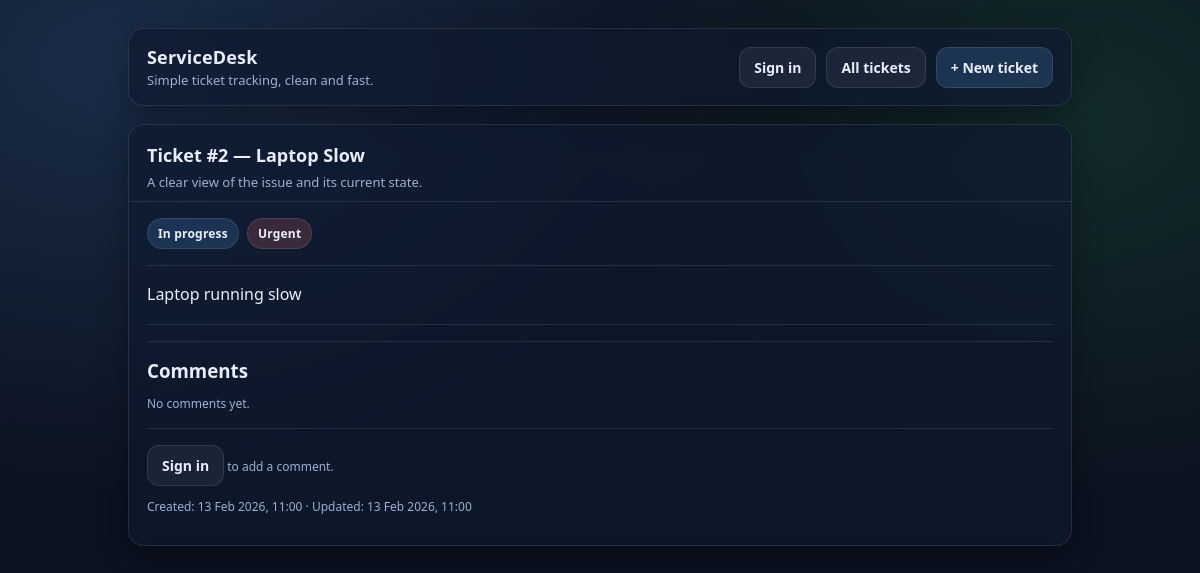
The app's page /tickets/2/ with its own data.
### tickets/models.py (models this page shows, shortened)
class Ticket(models.Model):
    class Status(models.TextChoices):
        OPEN = "OPEN", "Open"
        IN_PROGRESS = "IN_PROGRESS", "In progress"
        RESOLVED = "RESOLVED", "Resolved"
        CLOSED = "CLOSED", "Closed"
    class Priority(models.TextChoices):
        LOW = "LOW", "Low"
        MEDIUM = "MEDIUM", "Medium"
        HIGH = "HIGH", "High"
        URGENT = "URGENT", "Urgent"
    title = models.CharField(max_length=200)
    description = models.TextField(blank=True)
    status = models.CharField(
        max_length=20,
        choices=Status.choices,
        default=Status.OPEN,
    )
    priority = models.CharField(
        max_length=10,
        choices=Priority.choices,
        default=Priority.MEDIUM,
    )
    owner = models.ForeignKey(
        settings.AUTH_USER_MODEL,
        on_delete=models.CASCADE,
        related_name="tickets",
        null=True,
        blank=True,
    )
    created_at = models.DateTimeField(auto_now_add=True)
    updated_at = models.DateTimeField(auto_now=True)

### tickets/views.py (the view, shortened to what this page needs)
# urls.py: path("tickets/<int:ticket_id>/", ticket_detail, name="ticket_detail"),
def ticket_detail(request, ticket_id):
    ticket = get_object_or_404(Ticket, id=ticket_id)
    comments = ticket.comments.all().order_by("-created_at")
    comment_form = None
    return render(
        request,
        "tickets/ticket_detail.html",
        {"ticket": ticket, "comments": comments, "comment_form": comment_form},
    )

### tickets/templates/tickets/ticket_detail.html (shortened to what this page needs)
{% extends "tickets/base.html" %}
{% block topbar_actions %}
  <a class="btn" href="/tickets/">All tickets</a>
  <a class="btn primary" href="/tickets/new/">+ New ticket</a>
{% endblock %}
{% block content %}
  <div class="card">
    <div class="card-header">
      <h2>Ticket #{{ ticket.id }} — {{ ticket.title }}</h2>
      <div class="sub">A clear view of the issue and its current state.</div>
    </div>
    <div class="card-body">
      <div class="badges" style="justify-content:flex-start;">
        <span class="badge info">{{ ticket.get_status_display }}</span>
        {% if ticket.priority == "URGENT" or ticket.priority == "HIGH" %}
          <span class="badge bad">{{ ticket.get_priority_display }}</span>
        {% elif ticket.priority == "MEDIUM" %}
          <span class="badge warn">{{ ticket.get_priority_display }}</span>
        {% else %}
          <span class="badge good">{{ ticket.get_priority_display }}</span>
        {% endif %}
      </div>
      <div class="divider"></div>
      {% if ticket.description %}
        <p style="margin:0; line-height:1.6;">{{ ticket.description }}</p>
      {% else %}
        <p class="small"><em>No description provided.</em></p>
      {% endif %}
      <div class="divider"></div>
      <div class="divider"></div>
      <h3 style="margin:0 0 10px 0;">Comments</h3>
      {% if comments %}
        <div style="display:flex; flex-direction:column; gap:10px;">
          {% for c in comments %}
            <div style="padding:12px; border:1px solid var(--border); border-radius:14px; background: rgba(255,255,255,.04);">
              <div class="small" style="margin-bottom:8px;">
                <strong>{{ c.author.username }}</strong> · {{ c.created_at|date:"j M Y, H:i" }}
              </div>
              <div style="white-space:pre-wrap; line-height:1.6;">{{ c.message }}</div>
            </div>
          {% endfor %}
        </div>
      {% else %}
        <p class="small">No comments yet.</p>
      {% endif %}
      {% if user.is_authenticated %}
        <div class="divider"></div>
        <h3 style="margin:0 0 10px 0;">Add a comment</h3>
        <form method="post" class="form-grid">
          {% csrf_token %}
          <div>
            <label for="{{ comment_form.message.id_for_label }}">Message</label>
            {{ comment_form.message }}
          </div>
          <div class="actions">
            <button class="btn primary" type="submit">Post comment</button>
          </div>
        </form>
      {% else %}
        <div class="divider"></div>
        <p class="small">
          <a class="btn" href="/accounts/login/">Sign in</a> to add a comment.
        </p>
      {% endif %}
      <p class="small">
        Created: {{ ticket.created_at|date:"j M Y, H:i" }} ·
        Updated: {{ ticket.updated_at|date:"j M Y, H:i" }}
      </p>
    </div>
  </div>
{% endblock %}

### tickets/templates/tickets/base.html (style rules this page uses)
:root { --bg: #0b1220; --card: #0f1a2e; --muted: #9fb0d0; --text: #e8eefc; --border: rgba(255,255,255,.10); --shadow: 0 10px 30px rgba(0,0,0,.35); --radius: 16px; --good: rgba(74,222,128,.18); --warn: rgba(251,191,36,.18); --bad: rgba(248,113,113,.18); --info: rgba(96,165,250,.18); }
* { box-sizing: border-box; }
body { margin:0; font-family: ui-sans-serif, system-ui, -apple-system, Segoe UI, Roboto, Helvetica, Arial; background: radial-gradient(1200px 800px at 10% 10%, rgba(96,165,250,.18), transparent 55%), radial-gradient(900px 700px at 90% 20%, rgba(74,222,128,.12), transparent 55%), var(--bg); color: var(--text); }
a { color: inherit; text-decoration: none; }
.btn { display:inline-flex; align-items:center; gap: 8px; padding: 10px 14px; border-radius: 12px; border: 1px solid var(--border); background: rgba(255,255,255,.06); color: var(--text); cursor:pointer; font-weight: 600; font-size: 14px; }
.btn.primary { background: rgba(96,165,250,.18); }
.card { margin-top: 18px; border: 1px solid var(--border); border-radius: var(--radius); background: rgba(15,26,46,.72); box-shadow: var(--shadow); backdrop-filter: blur(10px); overflow:hidden; }
.card-header { padding: 18px 18px 10px; border-bottom: 1px solid var(--border); }
.card-header h2 { margin:0; font-size: 18px; }
.card-header .sub { margin-top: 6px; color: var(--muted); font-size: 13px; }
.card-body { padding: 16px 18px 18px; }
.badges { display:flex; gap: 8px; flex-wrap: wrap; justify-content: flex-end; }
.badge { padding: 6px 10px; border-radius: 999px; border: 1px solid var(--border); font-size: 12px; font-weight: 700; letter-spacing: .2px; }
.badge.info { background: var(--info); }
.badge.bad { background: var(--bad); }
.divider { height: 1px; background: var(--border); margin: 16px 0; }
.small { color: var(--muted); font-size: 12px; }

### records on screen
Ticket: id "2", title "Laptop Slow", status "In progress", priority "Urgent", description "Laptop running slow", created_at "13 Feb 2026, 11:00", updated_at "13 Feb 2026, 11:00"
